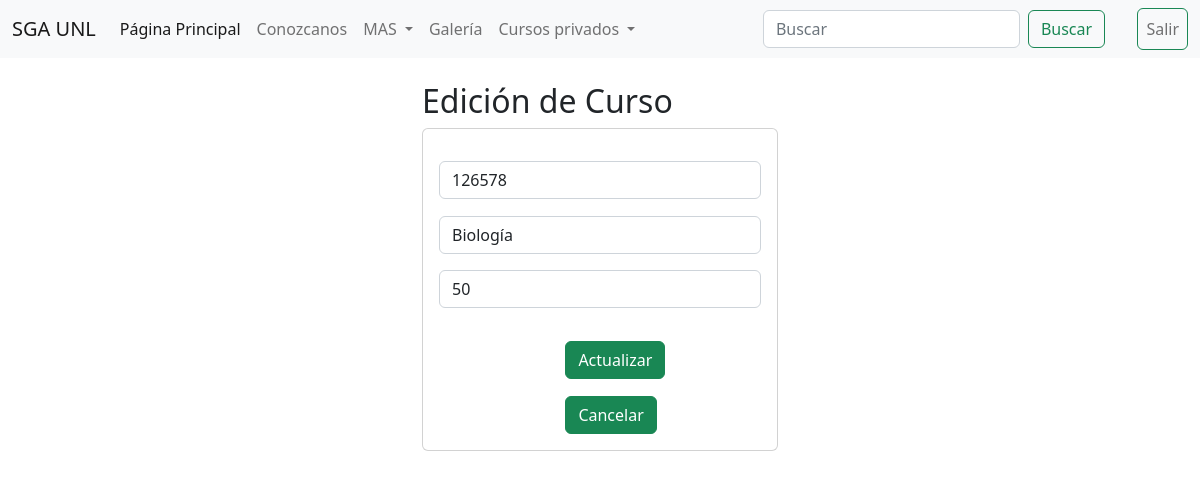
/tareas/edicionCurso/126578, run on the app's committed database.
### APPAdministrarTareas/models.py (models this page shows, shortened)
class Curso(models.Model):
    codigo = models.CharField(primary_key=True, max_length=6)
    nombre = models.CharField(max_length=50)
    creditos = models.PositiveSmallIntegerField()

### APPAdministrarTareas/views.py (the view)
# urls.py: path('edicionCurso/<codigo>', views.edicionCurso),
def edicionCurso(request, codigo):
    curso = Curso.objects.get(codigo=codigo)
    return render(request, "edicionCurso.html", {"curso": curso})

### APPAdministrarTareas/templates/edicionCurso.html (shortened to what this page needs)
{% extends "./base.html" %}
{% block body %}
<div class="row">
    <div class="col-md-4 offset-md-4">
        <h2>Edición de Curso</h2>
        <div class="card">
            <div class="card-body">
                <form action="/tareas/editarCurso/" method="POST">{% csrf_token %}
                    <div class="form-group" style="margin-top: 5%;">
                        <input type="text" id="txtCodigo" name="txtCodigo" value="{{curso.codigo}}" class="form-control" placeholder="Código"
                            minlength="6" maxlength="6" readonly required>
                    </div>
                    <div class="form-group" style="margin-top: 5%;">
                        <input type="text" id="txtNombre" name="txtNombre" value="{{curso.nombre}}" class="form-control" placeholder="Nombre"
                            maxlength="50" required>
                    </div>
                    <div class="form-group" style="margin-top: 5%;">
                        <input type="text" id="numCreditos" name="numCreditos" value="{{curso.creditos}}" class="form-control" min="1" max="9"
                            value="1" required>
                    </div>
                    <div class="row" colspan="2" style="margin-top: 5%;">
                        <div style="width: 50%; float:left; padding-left: 40%; margin-top: 5%;">
                            <button type="submit" class="btn btn-success btn-block text-white">Actualizar</button>
                         </div>
                    </div>
                </form>
                <div class="row" colspan="2">
                    <div style="width: 100%; float:left; padding-left: 40%; margin-top: 5%;">
                        <a href="/tareas/" type="button" class="btn btn-success btn-block text-white">Cancelar</a>
                     </div>
                </div>
            </div>
        </div>
    </div>
</div>
{% endblock %}

### data on the page
Curso: txtCodigo "126578", txtNombre "Biología", numCreditos "50"
